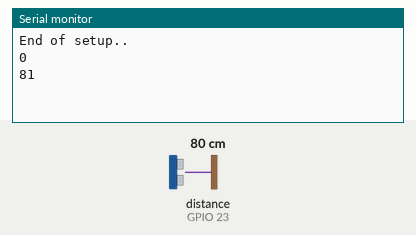
A program run on a simulated ESP32. Parts: the last lines printed to the serial monitor. Inputs (shaded band) come from the test bench; at power-on: distance to the obstacle (sensor on GPIO 23) 80 cm. The echo pulse lasts 58.3 µs per cm; nothing arrives over Bluetooth unless stated.

Above: at 1.2 s.
1.3 s: distance to the obstacle (sensor on GPIO 23) set to 2 cm
At 2.6 s:
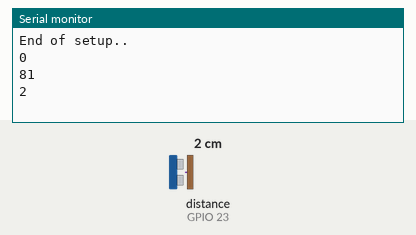
2.8 s: distance to the obstacle (sensor on GPIO 23) set to 4 cm
At 3.8 s:
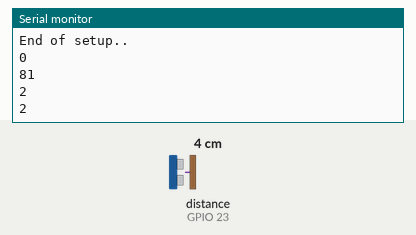
Timing chart, 0 to 5.8 s (numbered marks = the images above; inputs shaded):
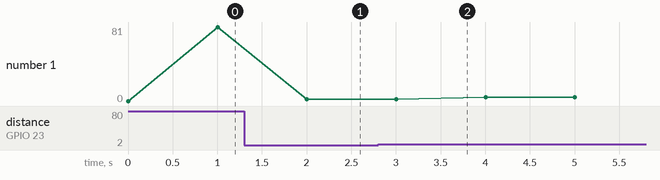

Measured:
- after the input at 1.3 s, the serial monitor: prints a new line after 0.70 s (image 1)
- plotted number 1: 81 → 2 after the input at 1.3 s, 2 → 4 after the input at 2.8 s

The program:

main.cpp
```cpp
#include <Arduino.h>
#include <NewPing.h>
#include <string>

#include "BluetoothSerial.h"

#define ECHO 23
#define TRIG 22
#define MAX_DISTANCE 150

#define SAFE_DISTANCE 20

BluetoothSerial BTSerial;

/* Initialize SR04 */
NewPing sonar(TRIG, ECHO, MAX_DISTANCE);
uint8_t distance;
uint8_t message[] = {48, 10};

TaskHandle_t task1;
TaskHandle_t task2;

// Task handlers
void debugTask( void * pvParameters);
void measureTask( void * pvParameters);

void setup() {

  Serial.begin(9600);
  BTSerial.begin("ESP32");

  // task configuration
  xTaskCreate(
    debugTask,   /* Task function. */
    "Debug Task",     /* name of task. */
    10000,       /* Stack size of task */
    NULL,        /* parameter of the task */
    1,           /* priority of the task */
    &task1); /* Task handle to keep track of created task */

  // second task configuration
  xTaskCreate(
    measureTask,   /* Task function. */
    "Measure Task",     /* name of task. */
    10000,       /* Stack size of task */
    NULL,        /* parameter of the task */
    1,           /* priority of the task */
    &task2); /* Task handle to keep track of created task */

  Serial.println("End of setup..");

}

void loop() {
  // put your main code here, to run repeatedly:
}

void debugTask( void * pvParameters ){
  const TickType_t xDelay = 1000 / portTICK_PERIOD_MS;

  for(;;){
    Serial.println(distance);
    vTaskDelay( xDelay );
  }
}

void measureTask( void * pvParameters){
  const TickType_t xDelay = 25 / portTICK_PERIOD_MS;
  const uint32_t longDelay = 40 * xDelay;
  for(;;){
    distance = sonar.ping_cm();
    if (distance < SAFE_DISTANCE && distance != 0){
      BTSerial.write(message, 2);
      vTaskDelay( longDelay );
    }
    vTaskDelay( xDelay );
  }
}
```
